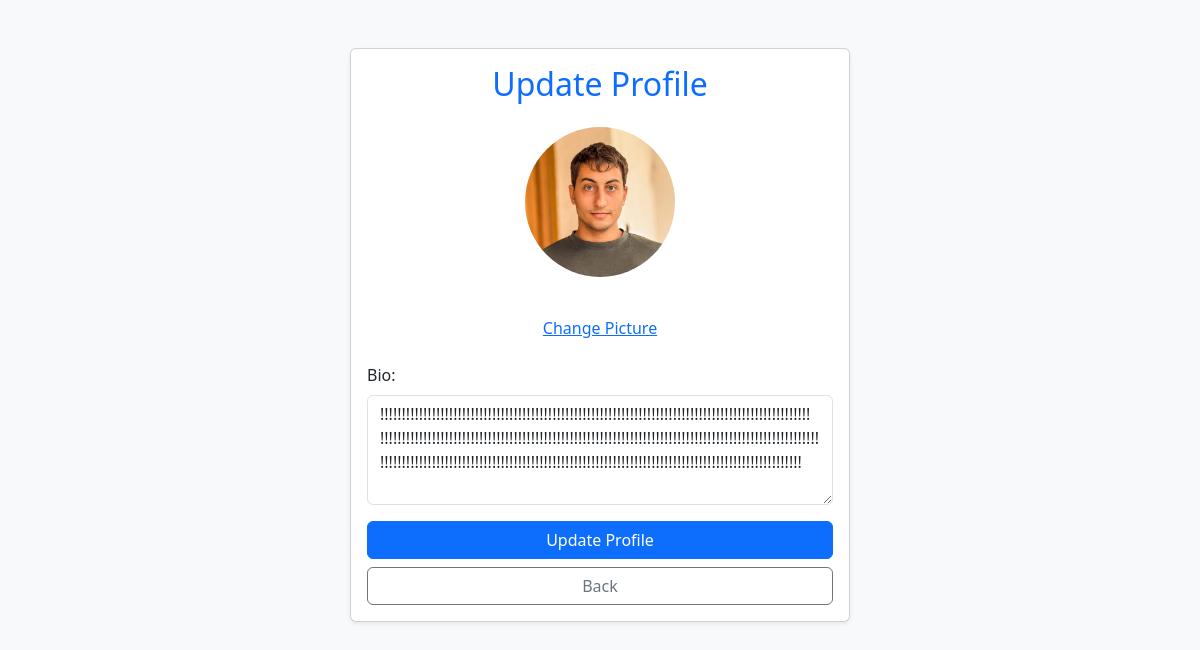
The app's page /accounts/edit_profile/ (signed in), older data.
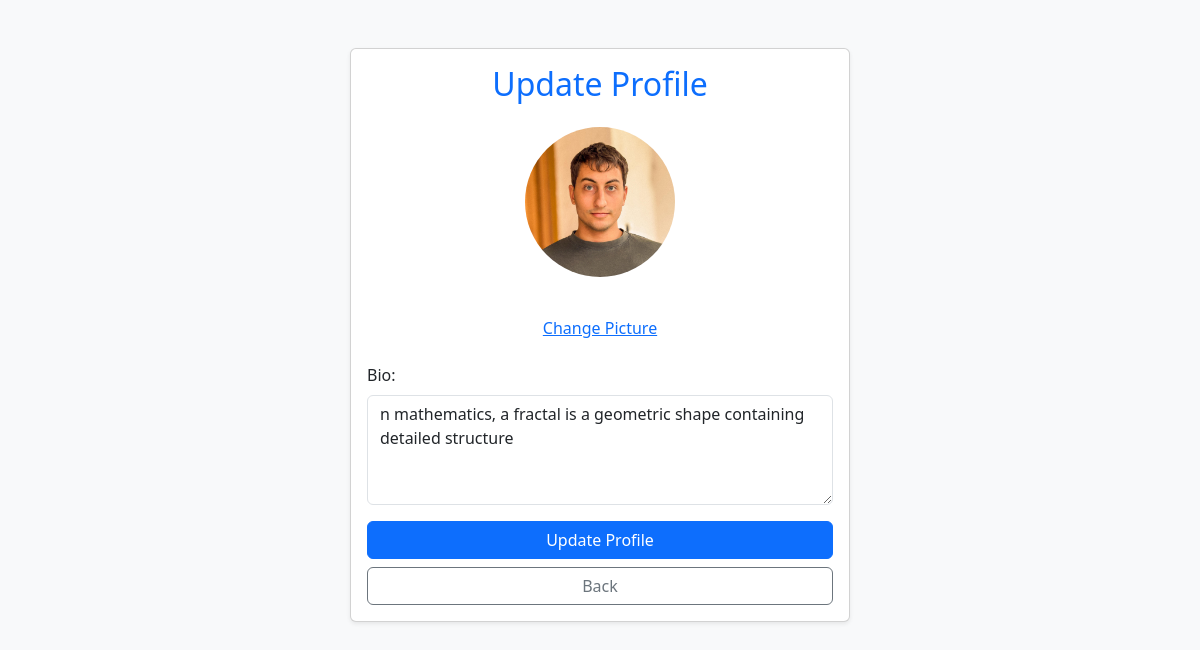
The same page, newer data.
### accounts/models.py (models this page shows, shortened)
class Profile(models.Model):
    user = models.OneToOneField(User, on_delete=models.CASCADE)
    profile_picture = models.ImageField(upload_to='profile_pictures/', default='profile_pictures/def_pfp.png')
    bio =  models.TextField(blank=True, null=True)

### accounts/views.py (the view)
# urls.py: path('edit_profile/', edit_profile, name='edit_profile'),
@login_required
def edit_profile(request):
    profile, created = Profile.objects.get_or_create(user=request.user)
    if request.method == 'POST':
        form = ProfileForm(request.POST, request.FILES, instance=profile)
        if form.is_valid():
            form.save()
            return redirect('edit_profile')
    else:
        form = ProfileForm(instance=profile)
    return render(request, 'accounts/edit_profile.html', {'form': form, 'profile':profile})

### accounts/forms.py
class ProfileForm(forms.ModelForm):
    class Meta:
        model = Profile
        fields = ['profile_picture','bio']

### accounts/templates/accounts/edit_profile.html (shortened to what this page needs)
{% load static %}
<!doctype html>
<html lang="en">
    <head>
        <link
            href="https://cdn.jsdelivr.net/npm/bootstrap@5.3.0-alpha1/dist/css/bootstrap.min.css"
            rel="stylesheet"
        />
    </head>
    <body class="bg-light">
        <div class="container mt-5">
            <div class="card shadow-sm mx-auto" style="max-width: 500px">
                <div class="card-body">
                    <h2 class="card-title text-center text-primary mb-4">
                        Update Profile
                    </h2>
                    <form method="POST" enctype="multipart/form-data">
                        <div class="mb-3 text-center">
                            <div class="mb-3">
                                <img
                                    src="{{ profile.profile_picture.url }}"
                                    alt="Profile Picture"
                                    class="rounded-circle mb-3"
                                    style="
                                        width: 150px;
                                        height: 150px;
                                        object-fit: cover;
                                    "
                                />
                            </div>
                            <a
                                href="javascript:void(0);"
                                class="btn btn-link"
                                onclick="document.getElementById('profile_picture').click();"
                            >
                                Change Picture
                            </a>
                        </div>
                        <div class="mb-3">
                            <label for="bio" class="form-label">Bio:</label>
                            <textarea
                                name="bio"
                                id="bio"
                                rows="4"
                                class="form-control"
                                placeholder="Write a short bio..."
                            >
{{ profile.bio }}</textarea
                            >
                        </div>
                        <div class="d-grid gap-2">
                            <button type="submit" class="btn btn-primary">
                                Update Profile
                            </button>
                            <button
                                type="button"
                                onclick="window.location.href='{% url 'profile' %}'"
                                class="btn btn-outline-secondary"
                            >
                                Back
                            </button>
                        </div>
                    </form>
                </div>
            </div>
        </div>
    </body>
</html>

Row changes from the older to the newer data that the page shows:
changed Profile: bio "!!!!!!!!!!!!!!!!!!!!!!!!!!!!!!!!!!!!!!!!!!!!!!!!!!!!!!!!!!!!!!!!!!!!!!!!!!!!!!!!!!!!!!!!!!!!!!!!!!!! !!!!!!!!!!!!!!!!!!!!!!!!!!!!!!!!!!!!!!!!!!!!!!!!!!!!!!!!!!!!!!!!!!!!!!!!!!!!!!!!!!!!!!!!!!!!!!!!!!!!!!!!!!!!!!!!!!!!!!!!!!!!!!!!!!!!!!!!!!!!!!!!!!!!!!!!!!!!!!!!!!!!!!!!!!!!!!!!!!!!!!!!!!!!!!!!!!!!!!!!" → "n mathematics, a fractal is a geometric shape containing detailed structure"
